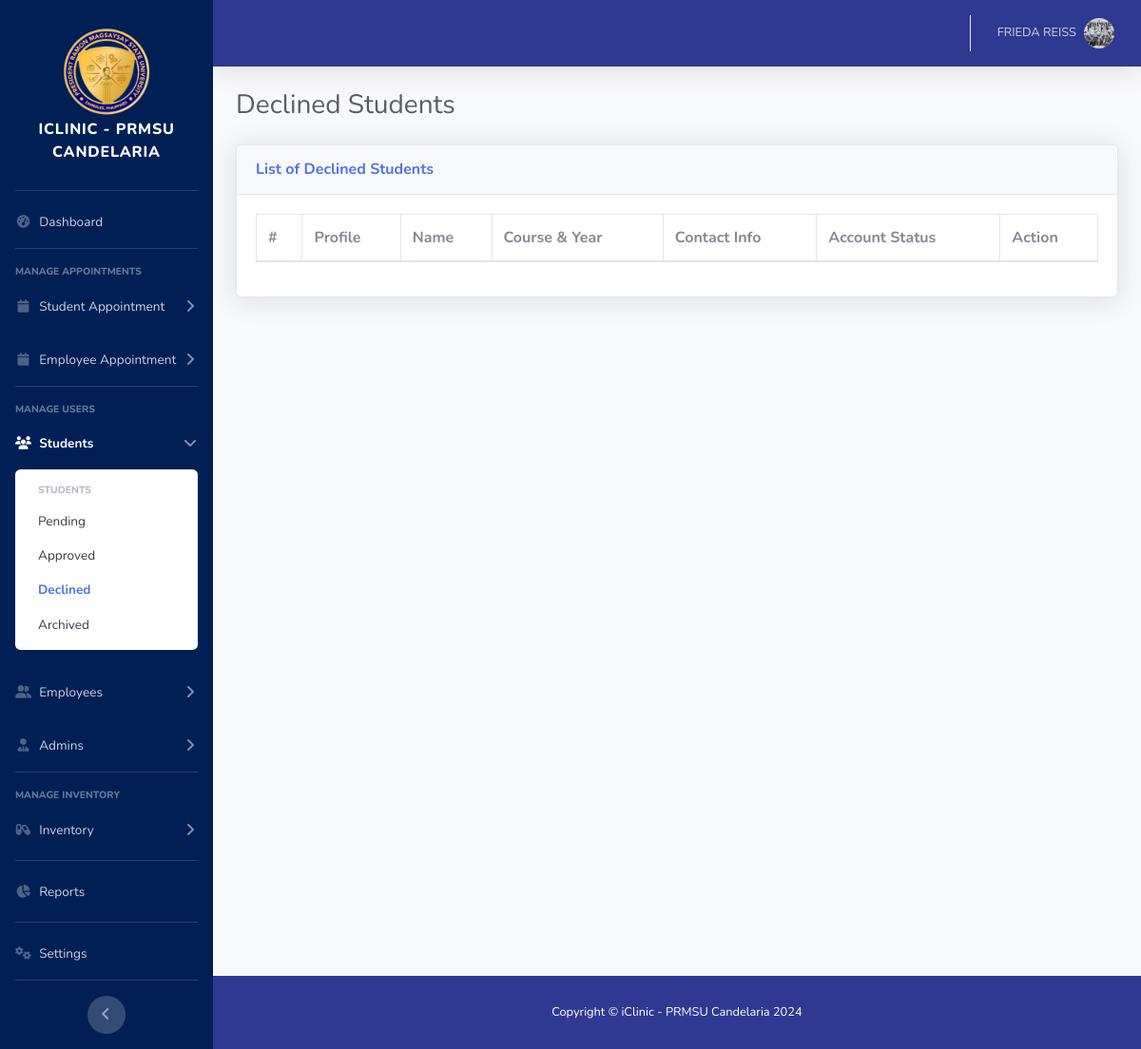
Page /admin/students-declined.php (signed in) on the earlier database version.
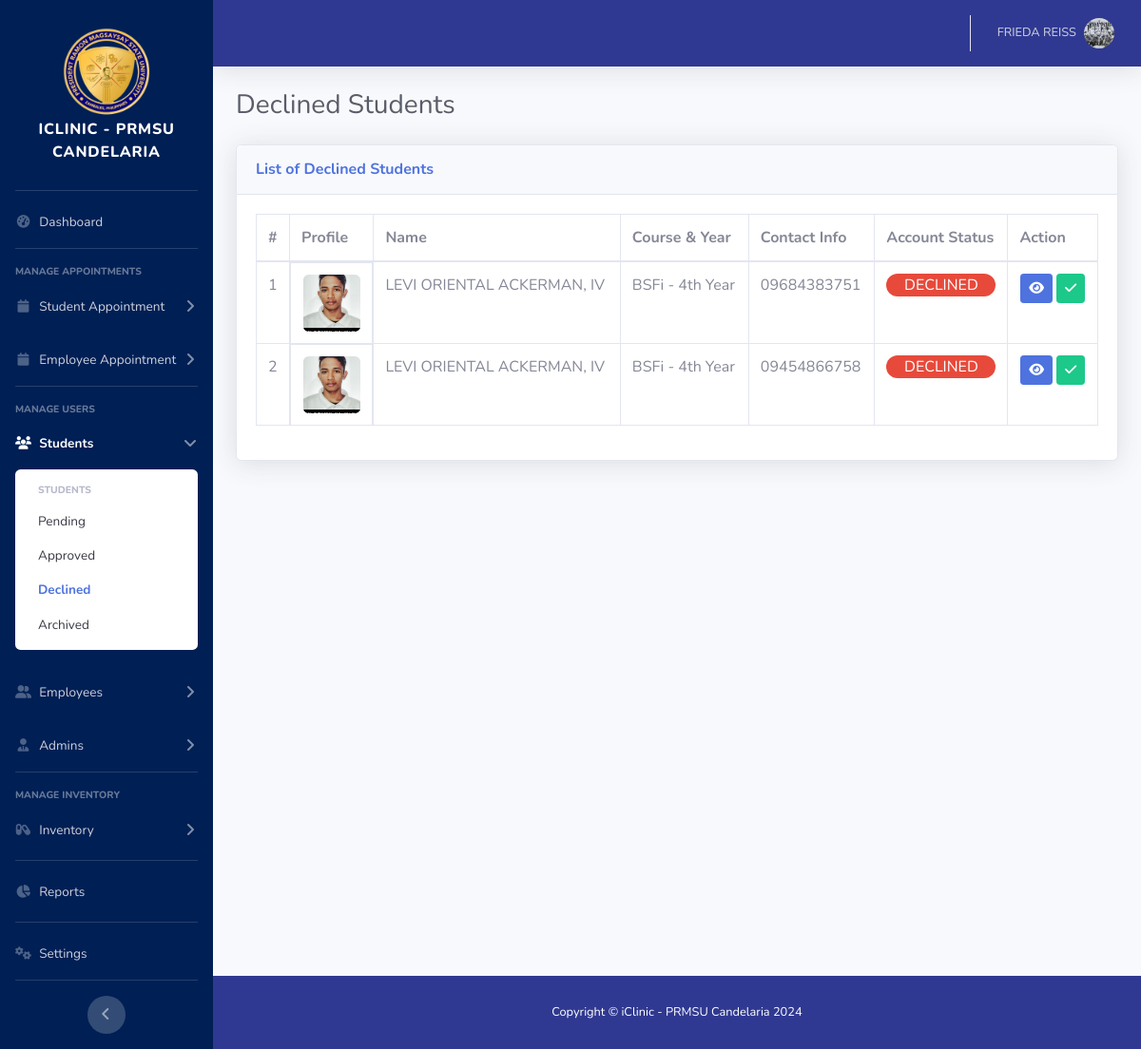
Same page on the later database version.
### tables this page shows
CREATE TABLE `student_tbl` (
  `student_id` int(11) NOT NULL,
  `user_id` int(11) NOT NULL,
  `first_name` varchar(50) NOT NULL,
  `middle_name` varchar(50) NOT NULL,
  `last_name` varchar(50) NOT NULL,
  `suffix_name` varchar(20) NOT NULL,
  `birthdate` date NOT NULL,
  `age` int(10) NOT NULL,
  `sex` varchar(20) NOT NULL,
  `contact_no` varchar(12) NOT NULL,
  `personal_address` varchar(100) NOT NULL,
  `course` varchar(100) NOT NULL,
  `year_level` tinyint(5) NOT NULL,
  `emergency_contact_name` varchar(100) NOT NULL,
  `emergency_contact_no` varchar(12) NOT NULL,
  `emergency_contact_address` varchar(100) NOT NULL,
  `profile` varchar(255) NOT NULL,
  `deleted` tinyint(1) NOT NULL DEFAULT 0 COMMENT '1 = deleted, 0 = not deleted'
);

### admin/students-declined.php (the view, shortened to what this page needs)
<!DOCTYPE html>
<html lang="en">
<?php include './include/head.php'; ?>
<body id="page-top">
    <div id="wrapper">
        <?php include './include/sidebar.php'; ?>
        <div id="content-wrapper" class="d-flex flex-column">
            <div id="content">
                <?php include './include/topbar.php'; ?>
                <div class="container-fluid">
                    <div class="d-sm-flex align-items-center justify-content-between mb-4">
                        <h1 class="h3 mb-0 text-gray-800">Declined Students</h1>
                    </div>
                    <div class="row">
                        <div class="col-xl-12 col-lg-12">
                            <div class="card shadow mb-4">
                                <div class="card-header py-3 d-flex flex-row align-items-center justify-content-between">
                                    <h6 class="m-0 font-weight-bold text-primary">List of Declined Students</h6>
                                </div>
                                <div class="card-body">
                                    <div class="table-responsive">
                                        <table class="table table-bordered nowrap" id="myTable" width="100%" cellspacing="0">
                                            <thead class="">
                                                <tr>
                                                    <th scope="col">#</th>
                                                    <th scope="col">Profile</th>
                                                    <th scope="col">Name</th>
                                                    <th scope="col">Course & Year</th>
                                                    <th scope="col">Contact Info</th>
                                                    <th scope="col">Account Status</th>
                                                    <th scope="col">Action</th>
                                                </tr>
                                            </thead>
                                            <tbody>
                                            <?php
                                                require '../db/dbconn.php';
                                                $display_users = "SELECT st.*, ut.user_id, ut.no, ut.email, ut.role, ut.status
                                                                    FROM student_tbl st
                                                                    INNER JOIN user_tbl ut ON ut.user_id = st.user_id
                                                                    WHERE ut.status = 'DECLINED' AND ut.deleted = 0
                                                                    ";
                                                $sqlQuery = mysqli_query($con, $display_users) or die(mysqli_error($con));
                                                $counter = 1;
                                                while($row = mysqli_fetch_array($sqlQuery)){
                                                    $user_id = $row['user_id'];
                                                    $student_no = $row['no'];
                                                    $suffix_name = $row['suffix_name'];
                                                    if ($suffix_name == 'NA') {
                                                        $suffix = '';
                                                    }else{
                                                        $suffix = ', '.$suffix_name;
                                                    }
                                                    $contact = $row['contact_no'];
                                                    $course = $row['course'];
                                                    $yr = $row['year_level'];
                                                    if ($yr == 1) {
                                                        $year = "1st Year";
                                                    } elseif($yr == 2) {
                                                        $year = "2nd Year";
                                                    } elseif($yr == 3) {
                                                        $year = "3rd Year";
                                                    } elseif($yr == 4) {
                                                        $year = "4th Year";
                                                    }
                                                    $profile = $row['profile'];
                                                    $status = $row['status'];
                                                    if ($status == 'PENDING') {
                                                        $status_text = "<p class='badge-warning text-center rounded-pill'>PENDING</p>";
                                                    } elseif ($status == "APPROVED") {
                                                        $status_text = "<p class='badge-success text-center rounded-pill'>APPROVED</p>";
                                                    } elseif ($status == "DECLINED") {
                                                        $status_text = "<p class='badge-danger text-center rounded-pill'>DECLINED</p>";
                                                    }
                                                    $full_name = $row['first_name'] . ' ' . $row['middle_name'] . ' ' . $row['last_name'] . '' . $suffix;
                                            ?>
                                        <tr>
                                            <td class=""><?php echo $counter; ?></td>
                                            <td class="d-flex">
                                                <img class="mx-auto rounded" src="../img/profiles/<?php echo $profile; ?>" alt="Profile Picture" style="width: 60px; height: 60px; object-fit: cover;">
                                            </td>
                                            <td class=""><?php echo $full_name; ?></td>
                                            <td class=""><?php echo $course; ?> - <?php echo $year; ?></td>
                                            <td class=""><?php echo $contact; ?></td>
                                            <td class=""><?php echo $status_text; ?></td>
                                            <td class="text-center">
                                                <a class="btn btn-sm btn-primary" data-toggle="modal" data-target="#view_<?php echo $user_id; ?>"><i class="fa-solid fa-eye"></i></a>
                                                <a href="#" class="btn btn-sm btn-success approve-student-btn"
                                                   data-user-id="<?php echo $user_id; ?>"
                                                   data-user-name="<?php echo htmlspecialchars($full_name); ?>"
                                                   data-user-no="<?php echo htmlspecialchars($student_no); ?>"
                                                   data-user-contact="<?php echo htmlspecialchars($contact); ?>"
                                                   data-user-course="<?php echo htmlspecialchars($course); ?>">
                                                   <i class="fa-solid fa-check"></i>
                                                </a>
                                            </td>
                                        </tr>
                                        <?php
                                            $counter++;
                                        }
                                        ?>
                                        </tbody>
                                        </table>
                                    </div>
                                </div>
                            </div>
                        </div>
                    </div>
                </div>
            </div>
            <?php include './include/footer.php'; ?>
        </div>
    </div>
</body>
</html>

### admin/include/head.php (shortened to what this page needs)
<head>
    <link href="../vendor/fontawesome-free/css/all.min.css" rel="stylesheet" type="text/css">
    <link href="../css/sb-admin-2.min.css" rel="stylesheet">
    <link rel="stylesheet" href="https://cdn.datatables.net/1.10.18/css/dataTables.bootstrap4.min.css">
    <link rel="stylesheet" href="https://cdn.jsdelivr.net/npm/sweetalert2@11.10.5/dist/sweetalert2.min.css">
    <link rel="stylesheet" href="https://cdnjs.cloudflare.com/ajax/libs/lightbox2/2.11.4/css/lightbox.min.css" />
    <link
        rel="stylesheet"
        href="https://cdnjs.cloudflare.com/ajax/libs/selectize.js/0.15.2/css/selectize.default.min.css"
    />
</head>

### admin/include/sidebar.php (shortened to what this page needs)
<ul class="navbar-nav sidebar sidebar-dark accordion text-white" id="accordionSidebar" style="background-color: #001f54;">
    <li class="text-center">
        <a class="sidebar-brand align-items-center justify-content-center" href="index.php">
            <div class="sidebar-brand-icon">
                <img src="../img/prmsu_cande.png" alt="" style="width: 100px; height: auto;">
            </div>
            <div class="">
                <div class="sidebar-brand-text mt-2">iClinic - PRMSU Candelaria</div>
            </div>
        </a>
    </li>
    <hr class="sidebar-divider my-1">
    <li class="nav-item">
        <a class="nav-link" href="index.php">
            <i class="fas fa-fw fa-tachometer-alt"></i>
            <span>Dashboard</span></a>
    </li>
    <hr class="sidebar-divider">
    <div class="sidebar-heading">
        Manage Appointments
    </div>
    <li class="nav-item">
        <a class="nav-link collapsed" href="#" data-toggle="collapse" data-target="#appointmentCollapse"
            aria-expanded="true" aria-controls="appointmentCollapse">
            <i class="fas fa-fw fa-calendar"></i>
            <span>Student Appointment</span>
        </a>
    </li>
    <li class="nav-item">
        <a class="nav-link collapsed" href="#" data-toggle="collapse" data-target="#appointmentCollapseEmployee"
            aria-expanded="true" aria-controls="appointmentCollapse">
            <i class="fas fa-fw fa-calendar"></i>
            <span>Employee Appointment</span>
        </a>
    </li>
    <hr class="sidebar-divider d-none d-md-block">
    <div class="sidebar-heading">
        Manage Users
    </div>
    <li class="nav-item">
        <a class="nav-link collapsed" href="#" data-toggle="collapse" data-target="#studentCollapse"
            aria-expanded="true" aria-controls="studentCollapse">
            <i class="fas fa-fw fa-users"></i>
            <span>Students</span>
        </a>
        <div id="studentCollapse" class="collapse" aria-labelledby=""
            data-parent="#accordionSidebar">
            <div class="bg-white py-2 collapse-inner rounded">
                <h6 class="collapse-header">Students</h6>
                <a class="collapse-item" href="students-pending.php">Pending</a>
                <a class="collapse-item" href="students-approved.php">Approved</a>
                <a class="collapse-item" href="students-declined.php">Declined</a>
                <a class="collapse-item" href="students-archived.php">Archived</a>
            </div>
        </div>
    </li>
    <li class="nav-item">
        <a class="nav-link collapsed" href="#" data-toggle="collapse" data-target="#employeeCollapse"
            aria-expanded="true" aria-controls="employeeCollapse">
            <i class="fas fa-fw fa-user-group"></i>
            <span>Employees</span>
        </a>
    </li>
    <li class="nav-item">
        <a class="nav-link collapsed" href="#" data-toggle="collapse" data-target="#adminCollapse"
            aria-expanded="true" aria-controls="adminCollapse">
            <i class="fas fa-fw fa-user-tie"></i>
            <span>Admins</span>
        </a>
    </li>
    <hr class="sidebar-divider d-none d-md-block">
    <div class="sidebar-heading">
        Manage Inventory
    </div>
    <li class="nav-item">
        <a class="nav-link collapsed" href="#" data-toggle="collapse" data-target="#inventoryCollapse"
            aria-expanded="true" aria-controls="inventoryCollapse">
            <i class="fas fa-fw fa-capsules"></i>
            <span>Inventory</span>
        </a>
    </li>
    <hr class="sidebar-divider d-none d-md-block my-1">
    <li class="nav-item">
        <a class="nav-link" href="reports.php">
            <i class="fas fa-fw fa-chart-pie"></i>
            <span>Reports</span></a>
    </li>
    <hr class="sidebar-divider d-none d-md-block my-1">
    <li class="nav-item">
        <a class="nav-link" href="settings.php">
            <i class="fas fa-fw fa-cogs"></i>
            <span>Settings</span></a>
    </li>
    <hr class="sidebar-divider">
    <div class="text-center d-none d-md-inline">
        <button class="rounded-circle border-0" id="sidebarToggle"></button>
    </div>
</ul>

### admin/include/topbar.php (shortened to what this page needs)
<nav class="navbar navbar-expand navbar-light topbar mb-4 static-top shadow text-white" style="background-color: #303991;">
    <ul class="navbar-nav ml-auto">
        <li class="nav-item dropdown no-arrow">
            <a class="nav-link dropdown-toggle" href="#" id="userDropdown" role="button"
                data-toggle="dropdown" aria-haspopup="true" aria-expanded="false">
                <span class="mr-2 d-none d-lg-inline small">
                    <?php
                        if (isset($_SESSION['fullname'])) {
                            echo $_SESSION['fullname'];
                        }else{
                            echo "Guest User";
                        }
                    ?>
                </span>
                <?php
                    if (isset($_SESSION['profile']) && $_SESSION['profile']!="") {
                        $profile_pic = $_SESSION['profile'];
                    }else{
                        $profile_pic = "prmsu_cande.png";
                    }
                ?>
                <img class="img-profile rounded-circle"
                    src="../img/profiles/<?php echo $profile_pic; ?>">
            </a>
        </li>
    </ul>
</nav>

### admin/include/footer.php
<footer class="sticky-footer text-white" style="background-color: #303991;">
    <div class="container my-auto">
        <div class="copyright text-center my-auto">
            <span>Copyright &copy; iClinic - PRMSU Candelaria 2024</span>
        </div>
    </div>
</footer>

Differences in the rows shown:
now on this page (row edited): student_tbl: profile (picture), full_name "LEVI ORIENTAL ACKERMAN, IV", course "BSFi", year_level "4th Year", contact_no "09684383751"
added student_tbl: profile (picture), full_name "LEVI ORIENTAL ACKERMAN, IV", course "BSFi", year_level "4th Year", contact_no "09454866758"
